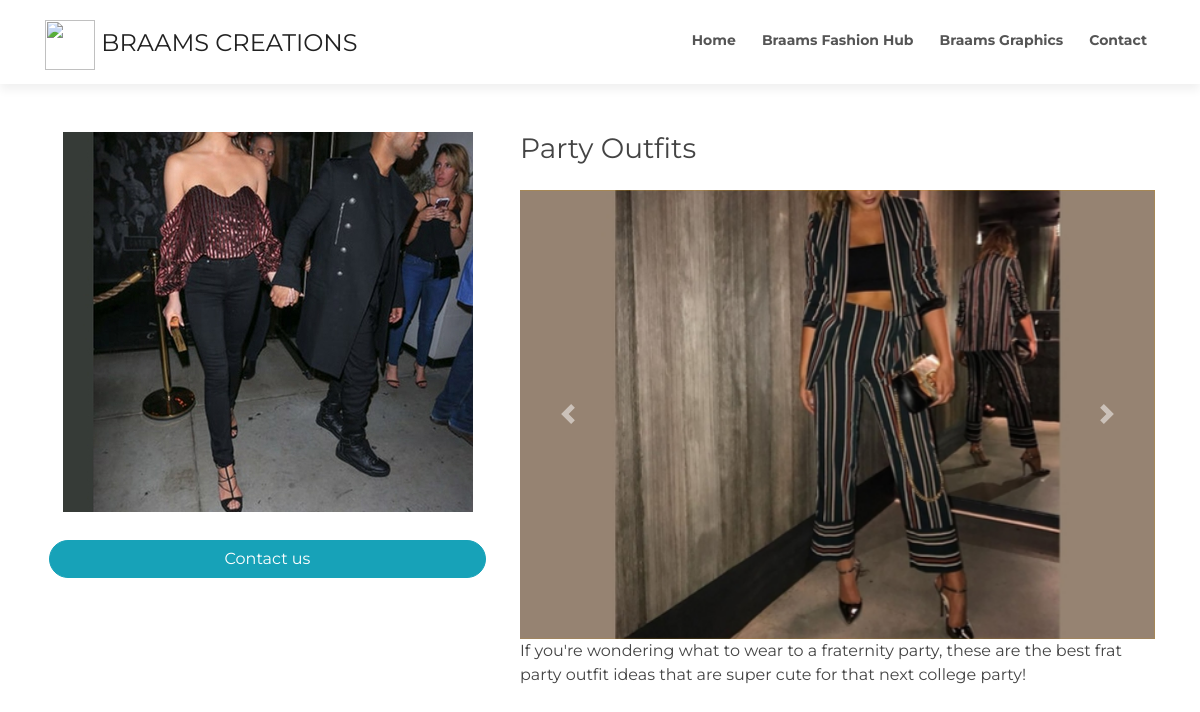
/fashion/party-outfits/, run on the app's committed database.
### home/models.py (models this page shows, shortened)
class Fashion(models.Model):
    title = models.CharField(max_length=100)
    overview = models.CharField(max_length=100,default='Be trendy for every Mood at Braams Fashion Hub')
    description = models.TextField(default='Be trendy for every Mood at Braams Fashion Hub', null=True,blank=True)
    slug = AutoSlugField(unique=True, populate_from='title')
    cover_image = ProcessedImageField(default='2.jpg', upload_to='post_pics', format='JPEG',
                                processors = [ResizeToFill(410,380)],
                                options={ 'quality': 100})
    photo_one =  ProcessedImageField(default='2.jpg', upload_to='post_pics', format='JPEG',
                                processors = [ResizeToFill(500,354)],
                                options={ 'quality': 100})
    photo_two =  ProcessedImageField(default='2.jpg', upload_to='post_pics', format='JPEG',
                                processors = [ResizeToFill(500,354)],
                                options={ 'quality': 100})
    photo_three =  ProcessedImageField(default='2.jpg', upload_to='post_pics', format='JPEG',
                                processors = [ResizeToFill(500,354)],
                                options={ 'quality': 100})
    photo_four =  ProcessedImageField(default='2.jpg', upload_to='post_pics', format='JPEG',
                                processors = [ResizeToFill(500,354)],
                                options={ 'quality': 100})
    class Meta:
        verbose_name_plural = "All fashions"

### home/views.py (the view, shortened to what this page needs)
# urls.py: path('fashion/<slug:slug>/', FashionDetailView.as_view(), name='fashion-detail'),
class FashionDetailView(DetailView):
    model = Fashion
    template_name = 'home/fashion_detailpage.html'

### home/templates/home/fashion_detailpage.html (shortened to what this page needs)
{% extends 'home/main.html' %} {% load static %}{% block content %}
<div class="container pt-5" style="font-family: montserrat;">
    <div class="row">
        <div class="col-md-5">
            <div class="w-full hidden md:block md:w-3/12">
                <div class="employer-info mb-4 text-center ">
                    <img class="h-40 w-40 inline-block" src="{{ fashion.cover_image.url}}" alt="">
                </div>
                <div class="p-1 text-centers">
                <a style="width: 100%; border-radius: 25px;" href="https://api.whatsapp.com/send?phone=254712696905&text=Hello." class="btn btn-info text-white text-center block rounded-full job-description">Contact us</a>
            </div>
            </div>
        </div>
        <div class="col-md-7">
            <div class="job-post w-full md:w-8/12">
                <div class="job-meta mb-4">
                    <h3 class="job-title text-2xl">
                        {{fashion.title}}
                    </h3>
                </div>
                <div class="job-description mb-4">
                    <div>
                      <div id="carouselExampleIndicators" class="carousel slide" data-ride="carousel">
                        <ol class="carousel-indicators">
                          <li data-target="#carouselExampleIndicators" data-slide-to="0" class="active"></li>
                          <li data-target="#carouselExampleIndicators" data-slide-to="1"></li>
                          <li data-target="#carouselExampleIndicators" data-slide-to="2"></li>
                          <li data-target="#carouselExampleIndicators" data-slide-to="3"></li>
                          <li data-target="#carouselExampleIndicators" data-slide-to="4"></li>
                        </ol>
                        <div class="carousel-inner carousel-innerbackg fashiondetail-img">
                          <div class="carousel-item active text-center">
                            <img class="d-block w-100" src="{{ fashion.photo_one.url}}" alt="First slide">
                          </div>
                        </div>
                        <a class="carousel-control-prev" href="#carouselExampleIndicators" role="button" data-slide="prev">
                          <span class="carousel-control-prev-icon" aria-hidden="true"></span>
                        </a>
                        <a class="carousel-control-next" href="#carouselExampleIndicators" role="button" data-slide="next">
                          <span class="carousel-control-next-icon" aria-hidden="true"></span>
                        </a>
                      </div>
                    </div>
                    {{fashion.description|safe}}
                </div>
            </div>
    </div>
</div>
</div>
{% endblock content %}

### static/css/fashionstyle.css (style rules this page uses)
* { box-sizing: border-box !important; transition: ease all 0.5s; }
*, *::after, *::before { -webkit-box-sizing: border-box; -moz-box-sizing: border-box; box-sizing: border-box; }
ul, li, ol { margin: 0px; padding: 0px; list-style: none; }
a { color: #222222; text-decoration: none; outline: none !important; }
a, .btn { text-decoration: none !important; outline: none !important; -webkit-transition: all .3s ease-in-out; -moz-transition: all .3s ease-in-out; -ms-transition: all .3s ease-in-out; -o-transition: all .3s ease-in-out; transition: all .3s ease-in-out; }
img { max-width: 100%; height: auto; }
.carousel-innerbackg { background-color: rgb(206, 146, 17); height: fit-content; }

### static/css/style.css (style rules this page uses)
a { color: #c01818d7; transition: 0.5s; }
h1, h2, h3, h4, h5, h6 { font-family: "Montserrat", sans-serif; font-weight: 400; margin: 0 0 20px 0; padding: 0; }
* { box-sizing: border-box; }
.fashiondetail-img { width: auto; height: 400px; }
.carousel-innerbackg { background-color: rgb(206, 146, 17); height: fit-content; }
.post-card:hover .post-img, .hover .post-img, { -webkit-transform: scale(1.1); -moz-transform: scale(1.1); transform: scale(1.1); opacity: .6; }

### data on the page
Fashion: cover_image (picture), title "Party Outfits", photo_one (picture), description "If you're wondering what to wear to a fraternity party, these are the best frat party outfit ideas that are super cute for that next college party!"
